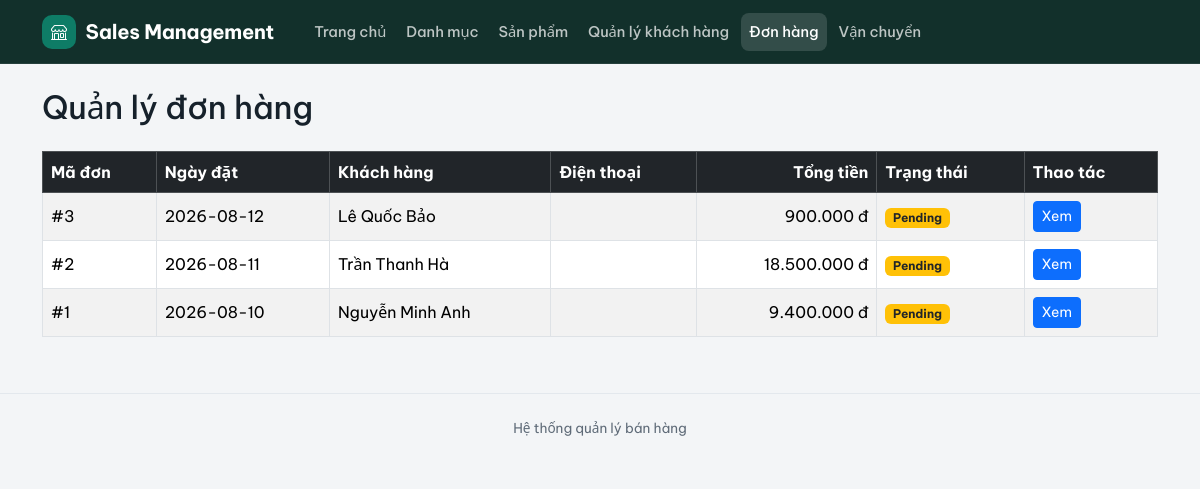
/admin/orders/index.php, run on the app's committed database.
### tables this page shows
CREATE TABLE orders (
    OrderID INT AUTO_INCREMENT PRIMARY KEY,
    OrderDate DATE NOT NULL,
    CustomerID INT NOT NULL,
    EmployeeID INT NOT NULL,
    ShipperID INT NOT NULL,
    Status VARCHAR(20) NOT NULL DEFAULT 'Pending',

    CONSTRAINT fk_orders_customer
        FOREIGN KEY (CustomerID) REFERENCES customers(CustomerID),
    CONSTRAINT fk_orders_employee
        FOREIGN KEY (EmployeeID) REFERENCES employees(EmployeeID),
    CONSTRAINT fk_orders_shipper
        FOREIGN KEY (ShipperID) REFERENCES shippers(ShipperID)
);

CREATE TABLE customers (
    CustomerID INT AUTO_INCREMENT PRIMARY KEY,
    CustomerName VARCHAR(100) NOT NULL,
    ContactName VARCHAR(100),
    Address VARCHAR(200),
    City VARCHAR(100),
    PostalCode VARCHAR(20),
    Country VARCHAR(100),
    Phone VARCHAR(20),
    Email VARCHAR(255) NULL,
    PasswordHash VARCHAR(255) NULL,
    CONSTRAINT uq_customers_email UNIQUE (Email)
);

### public/admin/orders/index.php (the view, shortened to what this page needs)
<?php
require_once '/var/www/src/config/database.php';
$sql = "
    SELECT
        o.OrderID,
        o.OrderDate,
        COALESCE(
            (
                SELECT SUM(od.Quantity * od.UnitPrice)
                FROM orderdetail AS od
                WHERE od.OrderID = o.OrderID
            ),
            0
        ) AS TotalAmount,
        o.Status,
        c.CustomerName,
        c.Phone
    FROM orders AS o
    JOIN customers AS c
        ON o.CustomerID = c.CustomerID
    ORDER BY o.OrderID DESC
";
$result = $conn->query($sql);
require_once '/var/www/src/includes/admin/header.php';
require_once '/var/www/src/includes/admin/navbar.php';
?>
<div class="container mt-4">
  <div class="d-flex justify-content-between align-items-center mb-3">
    <h2>Quản lý đơn hàng</h2>
  </div>
  <div class="table-responsive">
    <table class="table table-bordered table-striped align-middle">
      <thead class="table-dark">
        <tr>
          <th>Mã đơn</th>
          <th>Ngày đặt</th>
          <th>Khách hàng</th>
          <th>Điện thoại</th>
          <th class="text-end">Tổng tiền</th>
          <th>Trạng thái</th>
          <th>Thao tác</th>
        </tr>
      </thead>
      <tbody>
        <?php if ($result->num_rows > 0): ?>
          <?php while ($order = $result->fetch_assoc()): ?>
            <tr>
              <td>
                #<?= (int) $order['OrderID'] ?>
              </td>
              <td>
                <?= htmlspecialchars(
                  $order['OrderDate'] ?? '',
                  ENT_QUOTES,
                  'UTF-8'
                ) ?>
              </td>
              <td>
                <?= htmlspecialchars(
                  $order['CustomerName'] ?? '',
                  ENT_QUOTES,
                  'UTF-8'
                ) ?>
              </td>
              <td>
              </td>
              <td class="text-end">
                <?= number_format(
                  (float) $order['TotalAmount'],
                  0,
                  ',',
                  '.'
                ) ?> đ
              </td>
              <td>
                <?php
                $status = $order['Status'];
                $badgeClass = match ($status) {
                  'Pending'   => 'bg-warning text-dark',
                  'Confirmed' => 'bg-primary',
                  'Shipping'  => 'bg-info text-dark',
                  'Completed' => 'bg-success',
                  'Cancelled' => 'bg-secondary',
                  default     => 'bg-secondary'
                };
                ?>
                <span class="badge <?= $badgeClass ?>">
                  <?= htmlspecialchars(
                    $status ?? '',
                    ENT_QUOTES,
                    'UTF-8'
                  ) ?>
                </span>
              </td>
              <td>
                <a
                  href="/admin/orders/detail.php?id=<?= (int) $order['OrderID'] ?>"
                  class="btn btn-sm btn-primary">
                  Xem
                </a>
              </td>
            </tr>
          <?php endwhile; ?>
        <?php endif; ?>
      </tbody>
    </table>
  </div>
</div>
<?php
require_once '/var/www/src/includes/admin/footer.php';

### src/includes/admin/header.php (style rules this page uses)
body { background: #F3F5F7; color: #16212B; font-family: 'Be Vietnam Pro', system-ui, -apple-system, 'Segoe UI', Roboto, sans-serif; }

### data on the page
orders: OrderID "3", OrderDate "2026-08-12", CustomerID.CustomerName "Lê Quốc Bảo", TotalAmount "900.000", Status "Pending"
orders: OrderID "2", OrderDate "2026-08-11", CustomerID.CustomerName "Trần Thanh Hà", TotalAmount "18.500.000", Status "Pending"
orders: OrderID "1", OrderDate "2026-08-10", CustomerID.CustomerName "Nguyễn Minh Anh", TotalAmount "9.400.000", Status "Pending"
